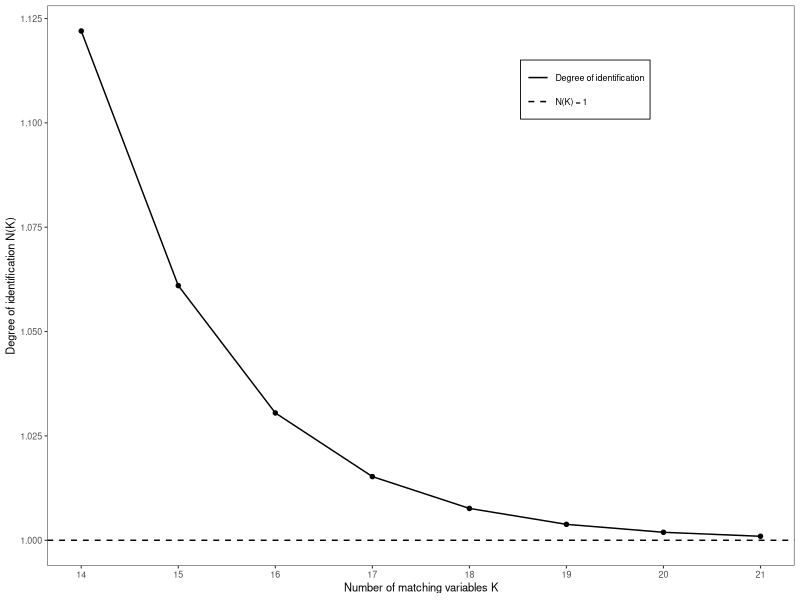
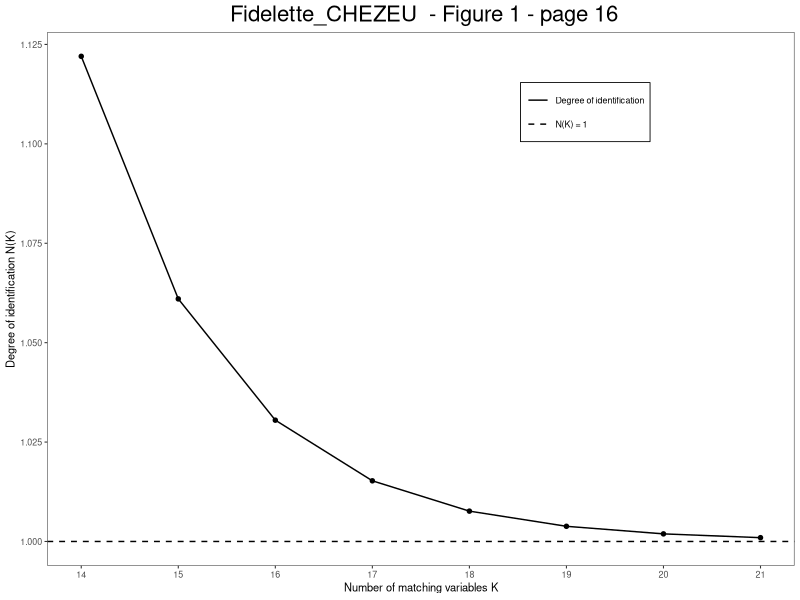

The R source for these figures, in order:

################ plot  N(K)
library(ggplot2)

S  <- 21 #max value of k
K  <- 14:S
nB <- 2000
nA <- 1000
N<- 1+ (nB - 1)*(2^(-K))

base <- data.frame(K = K, N = N)  # data.frame  

p_a <- ggplot(base, aes(K, N)) +
  geom_line(aes(linetype = "Degree of identification"), linewidth = 0.5) +
  geom_point(size = 1.2) +
  geom_hline(aes(yintercept = 1, linetype = "N(K) = 1"), linewidth = 0.5) +
  scale_linetype_manual(values = c("Degree of identification" = "solid",
                                   "N(K) = 1"                 = "dashed")) +
  scale_x_continuous(breaks = K) +              
  labs(x = "Number of matching variables K",
       y = "Degree of identification N(K)") +
  theme_bw(base_size = 8) +
  theme(panel.grid        = element_blank(),
        legend.title      = element_blank(),
        legend.position   = c(0.72, 0.85),
        legend.background = element_rect(colour = "black", linewidth = 0.3))

p_a

# export the figure in .pdf
figure=p_a

figure_revue <- figure +
  labs(title = paste0(" Fidelette_CHEZEU ", " - Figure ", 1, " - page 16")) +
  theme(plot.title = element_text(size = 16, hjust = 0.5)) 
fichier <- paste0("Fidelette_Chezeu", "_Figure", 1)
ggsave(paste0(fichier, ".pdf"), figure_revue, device = cairo_pdf,
       width = 20, height = 10, units = "cm")
browseURL(paste0(fichier, ".pdf"))
 
